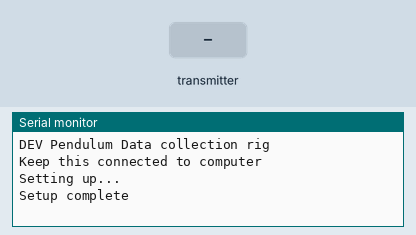
Simulated run of this sketch. Board: Arduino Uno, built with avr-gcc and run on an emulated ATmega328P. Parts: the last lines printed to the serial monitor. The inputs (shaded band) are chosen by the test bench. No radio packets arrive unless stated.

Above: at 1.2 s.
1.3 s: the transmitter starts sending time_ms = 0
At 1.37 s:
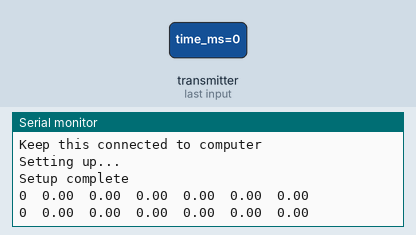
3.2 s: the transmitter starts sending AngleX = 45
At 3.27 s:
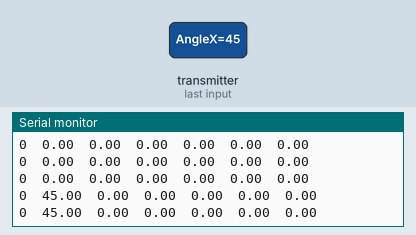
4.7 s: the transmitter starts sending AngleY = 45
At 4.77 s:
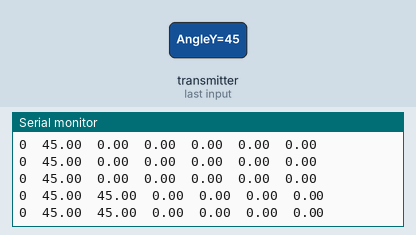
6.2 s: the transmitter starts sending AngleZ = 45
At 6.27 s:
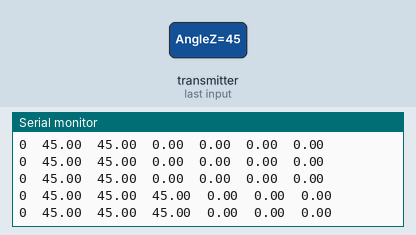
7.7 s: the transmitter starts sending AccX = 25
At 7.77 s:
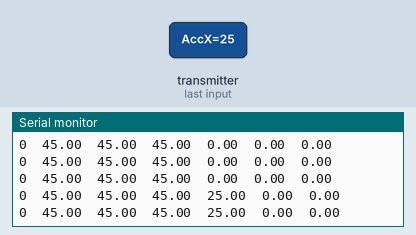
9.2 s: the transmitter starts sending AccY = 25
At 9.27 s:
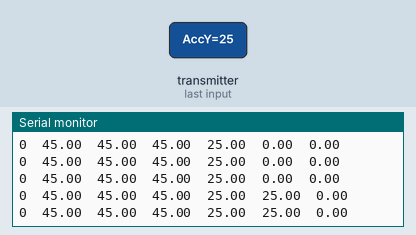

The sketch:

Pendulum.ino
```cpp
#include <Metro.h>
#include <RF24.h>
#include "MPU6050_tockn_DEV.h"
#include <Wire.h>

#define SENDERx
#define RECEIVER

byte address[6] = "DEV:)";
typedef struct packet
{
  uint32_t time_ms;
  float AngleX, AngleY, AngleZ;
  float AccX, AccY, AccZ;
};

#ifdef SENDER
  MPU6050 mpu6050(Wire);
  RF24 radio(7,8);

  packet toSend;

  void setup() {
    Serial.begin(115200);
    Serial.println("DEV Pendulum Data collection rig");
    Serial.println("Attach this to the pendulum");
    Serial.println("Setting up...");
    delay(1000);
    digitalWrite(13, LOW);

    Wire.begin();
    mpu6050.begin();
    mpu6050.calcGyroOffsets(true);

    radio.begin();
    radio.setPALevel(RF24_PA_MAX);
    radio.openWritingPipe(address);
    radio.openReadingPipe(1, address);
    radio.printDetails();
    radio.startListening();
    radio.stopListening();

    Serial.println("Setup complete");
    digitalWrite(13, HIGH);
  }

  void loop() {
    mpu6050.update();
    toSend.time_ms = millis();
    toSend.AngleX = mpu6050.getAngleX();
    toSend.AngleY = mpu6050.getAngleY();
    toSend.AngleZ = mpu6050.getAngleZ();
    toSend.AccX = mpu6050.getAccX();
    toSend.AccY = mpu6050.getAccY();
    toSend.AccZ = mpu6050.getAccZ();
    radio.write(&toSend, sizeof(packet));
  }

#elif defined RECEIVER
  RF24 radio(7,8);

  void readRadio();
  void printData(packet data);

  packet data;

  void setup() {
    Serial.begin(115200);
    Serial.println("DEV Pendulum Data collection rig");
    Serial.println("Keep this connected to computer");
    Serial.println("Setting up...");

    radio.begin();
    radio.setPALevel(RF24_PA_MAX);
    radio.openWritingPipe(address);
    radio.openReadingPipe(1, address);
    radio.printDetails();
    radio.startListening();

    Serial.println("Setup complete");
  }

  void loop() {
    readRadio();
  }

  void readRadio() {
    while (radio.available()) {
      radio.read(&data, sizeof(packet));
      printData(data);
    }
  }

  #define PLOTTERMODEx
  void printData(packet data) {
    #ifdef PLOTTERMODE
      Serial.print(50); Serial.print('\t'); // faux y-axes
      Serial.print(-50); Serial.print('\t');
    #else
      Serial.print(data.time_ms); Serial.print('\t');
    #endif
    Serial.print(data.AngleX);  Serial.print('\t');
    Serial.print(data.AngleY);  Serial.print('\t');
    Serial.print(data.AngleZ);  Serial.print('\t');
    Serial.print(data.AccX);    Serial.print('\t');
    Serial.print(data.AccY);    Serial.print('\t');
    Serial.print(data.AccZ);    Serial.print('\n');
  }

#else
  #error
#endif
```

MPU6050_tockn_DEV.cpp
```cpp
#include "MPU6050_tockn_DEV.h"
#include "Arduino.h"

MPU6050::MPU6050(TwoWire &w){
	wire = &w;
	accCoef = 0.02f;
	gyroCoef = 0.98f;
}

MPU6050::MPU6050(TwoWire &w, float aC, float gC){
	wire = &w;
	accCoef = aC;
	gyroCoef = gC;
}

void MPU6050::begin(){
	writeMPU6050(MPU6050_SMPLRT_DIV, 0x00);
	writeMPU6050(MPU6050_CONFIG, 0x00);
	writeMPU6050(MPU6050_GYRO_CONFIG, 0x08);
	writeMPU6050(MPU6050_ACCEL_CONFIG, 0x00);
	writeMPU6050(MPU6050_PWR_MGMT_1, 0x01);
	this->update();
	angleGyroX = 0;
	angleGyroY = 0;
  angleX = this->getAccAngleX();
  angleY = this->getAccAngleY();
  preInterval = millis();
}

void MPU6050::writeMPU6050(byte reg, byte data){
	wire->beginTransmission(MPU6050_ADDR);
	wire->write(reg);
	wire->write(data);
	wire->endTransmission();
}

byte MPU6050::readMPU6050(byte reg) {
	wire->beginTransmission(MPU6050_ADDR);
	wire->write(reg);
	wire->endTransmission(true);
	wire->requestFrom((uint8_t)MPU6050_ADDR, (size_t)2/*length*/);
	byte data =  wire->read();
	wire->read();
	return data;
}

void MPU6050::setGyroOffsets(float x, float y, float z){
	gyroXoffset = x;
	gyroYoffset = y;
	gyroZoffset = z;
}

void MPU6050::calcGyroOffsets(bool console){
	float x = 0, y = 0, z = 0;
	int16_t rx, ry, rz;

  delay(1000);
	if(console){
	    Serial.println();
	    Serial.println("========================================");
		Serial.println("calculate gyro offsets");
		Serial.println("DO NOT MOVE A MPU6050");
		Serial.print  ("Progress: ");
	}
	for(int i = 0; i < 3000; i++){
		if(console && i % 100 == 0){
			Serial.print("*");
		}
		wire->beginTransmission(MPU6050_ADDR);
		wire->write(0x3B);
		wire->endTransmission(false);
		wire->requestFrom((int)MPU6050_ADDR, 14, (int)true);

		wire->read() << 8 | wire->read();
		wire->read() << 8 | wire->read();
		wire->read() << 8 | wire->read();
		wire->read() << 8 | wire->read();
		rx = wire->read() << 8 | wire->read();
		ry = wire->read() << 8 | wire->read();
		rz = wire->read() << 8 | wire->read();

		x += ((float)rx) / 65.5;
		y += ((float)ry) / 65.5;
		z += ((float)rz) / 65.5;
	}
	gyroXoffset = x / 3000;
	gyroYoffset = y / 3000;
	gyroZoffset = z / 3000;

	if(console){
    Serial.println();
		Serial.println("Done!!!");
		Serial.print("X : ");Serial.println(gyroXoffset);
		Serial.print("Y : ");Serial.println(gyroYoffset);
		Serial.print("Z : ");Serial.println(gyroZoffset);
    Serial.print("========================================");
	}
}

void MPU6050::update(){
	wire->beginTransmission(MPU6050_ADDR);
	wire->write(0x3B);
	wire->endTransmission(false);
	wire->requestFrom((int)MPU6050_ADDR, 14, (int)true);

	rawAccX = wire->read() << 8 | wire->read();
	rawAccY = wire->read() << 8 | wire->read();
	rawAccZ = wire->read() << 8 | wire->read();
	rawTemp = wire->read() << 8 | wire->read();
	rawGyroX = wire->read() << 8 | wire->read();
	rawGyroY = wire->read() << 8 | wire->read();
	rawGyroZ = wire->read() << 8 | wire->read();

	temp = (rawTemp + 12412.0) / 340.0;

	accX = ((float)rawAccX) / 16384.0;
	accY = ((float)rawAccY) / 16384.0;
	accZ = ((float)rawAccZ) / 16384.0;

	angleAccX = atan2(accY, accZ + abs(accX)) * 360 / 2.0 / PI;
	angleAccY = atan2(accX, accZ + abs(accY)) * 360 / -2.0 / PI;

	gyroX = ((float)rawGyroX) / 65.5;
	gyroY = ((float)rawGyroY) / 65.5;
	gyroZ = ((float)rawGyroZ) / 65.5;

	gyroX -= gyroXoffset;
	gyroY -= gyroYoffset;
	gyroZ -= gyroZoffset;

	interval = (millis() - preInterval) * 0.001;

	angleGyroX += gyroX * interval;
	angleGyroY += gyroY * interval;
	angleGyroZ += gyroZ * interval;

	angleX = (gyroCoef * (angleX + gyroX * interval)) + (accCoef * angleAccX);
	angleY = (gyroCoef * (angleY + gyroY * interval)) + (accCoef * angleAccY);
	angleZ = angleGyroZ;

	preInterval = millis();

}
```

MPU6050_tockn_DEV.h
```cpp
#ifndef MPU6050_TOCKN_H
#define MPU6050_TOCKN_H

#include "Arduino.h"
#include "Wire.h"

#define MPU6050_ADDR         0x68
#define MPU6050_SMPLRT_DIV   0x19
#define MPU6050_CONFIG       0x1a
#define MPU6050_GYRO_CONFIG  0x1b
#define MPU6050_ACCEL_CONFIG 0x1c
#define MPU6050_WHO_AM_I     0x75
#define MPU6050_PWR_MGMT_1   0x6b
#define MPU6050_TEMP_H       0x41
#define MPU6050_TEMP_L       0x42

class MPU6050{
	public:

	MPU6050(TwoWire &w);
	MPU6050(TwoWire &w, float aC, float gC);

	void begin();

	void setGyroOffsets(float x, float y, float z);

	void writeMPU6050(byte reg, byte data);
	byte readMPU6050(byte reg);

	int16_t getRawAccX(){ return rawAccX; };
	int16_t getRawAccY(){ return rawAccY; };
	int16_t getRawAccZ(){ return rawAccZ; };

	int16_t getRawTemp(){ return rawTemp; };

	int16_t getRawGyroX(){ return rawGyroX; };
	int16_t getRawGyroY(){ return rawGyroY; };
	int16_t getRawGyroZ(){ return rawGyroZ; };

	float getTemp(){ return temp; };

	float getAccX(){ return accX; };
	float getAccY(){ return accY; };
	float getAccZ(){ return accZ; };

	float getGyroX(){ return gyroX; };
	float getGyroY(){ return gyroY; };
	float getGyroZ(){ return gyroZ; };

	void calcGyroOffsets(bool console = false);

	float getGyroXoffset(){ return gyroXoffset; };
	float getGyroYoffset(){ return gyroYoffset; };
	float getGyroZoffset(){ return gyroZoffset; };

	void update();

	float getAccAngleX(){ return angleAccX; };
	float getAccAngleY(){ return angleAccY; };

	float getGyroAngleX(){ return angleGyroX; };
	float getGyroAngleY(){ return angleGyroY; };
	float getGyroAngleZ(){ return angleGyroZ; };

	float getAngleX(){ return angleX; };
	float getAngleY(){ return angleY; };
	float getAngleZ(){ return angleZ; };

	private:

	TwoWire *wire;

	int16_t rawAccX, rawAccY, rawAccZ, rawTemp,
	rawGyroX, rawGyroY, rawGyroZ;

	float gyroXoffset, gyroYoffset, gyroZoffset;

	float temp, accX, accY, accZ, gyroX, gyroY, gyroZ;

	float angleGyroX, angleGyroY, angleGyroZ,
	angleAccX, angleAccY, angleAccZ;

	float angleX, angleY, angleZ;

  float interval;
	long preInterval;

	float accCoef, gyroCoef;
};

#endif
```

Measured:
- after the input at 1.3 s, the serial monitor: prints a new line at once (image 1)
- after the input at 3.2 s, the serial monitor: prints a new line at once (image 2)
- after the input at 4.7 s, the serial monitor: prints a new line at once (image 3)
- after the input at 6.2 s, the serial monitor: prints a new line at once (image 4)
- after the input at 7.7 s, the serial monitor: prints a new line at once (image 5)
- after the input at 9.2 s, the serial monitor: prints a new line at once (image 6)
